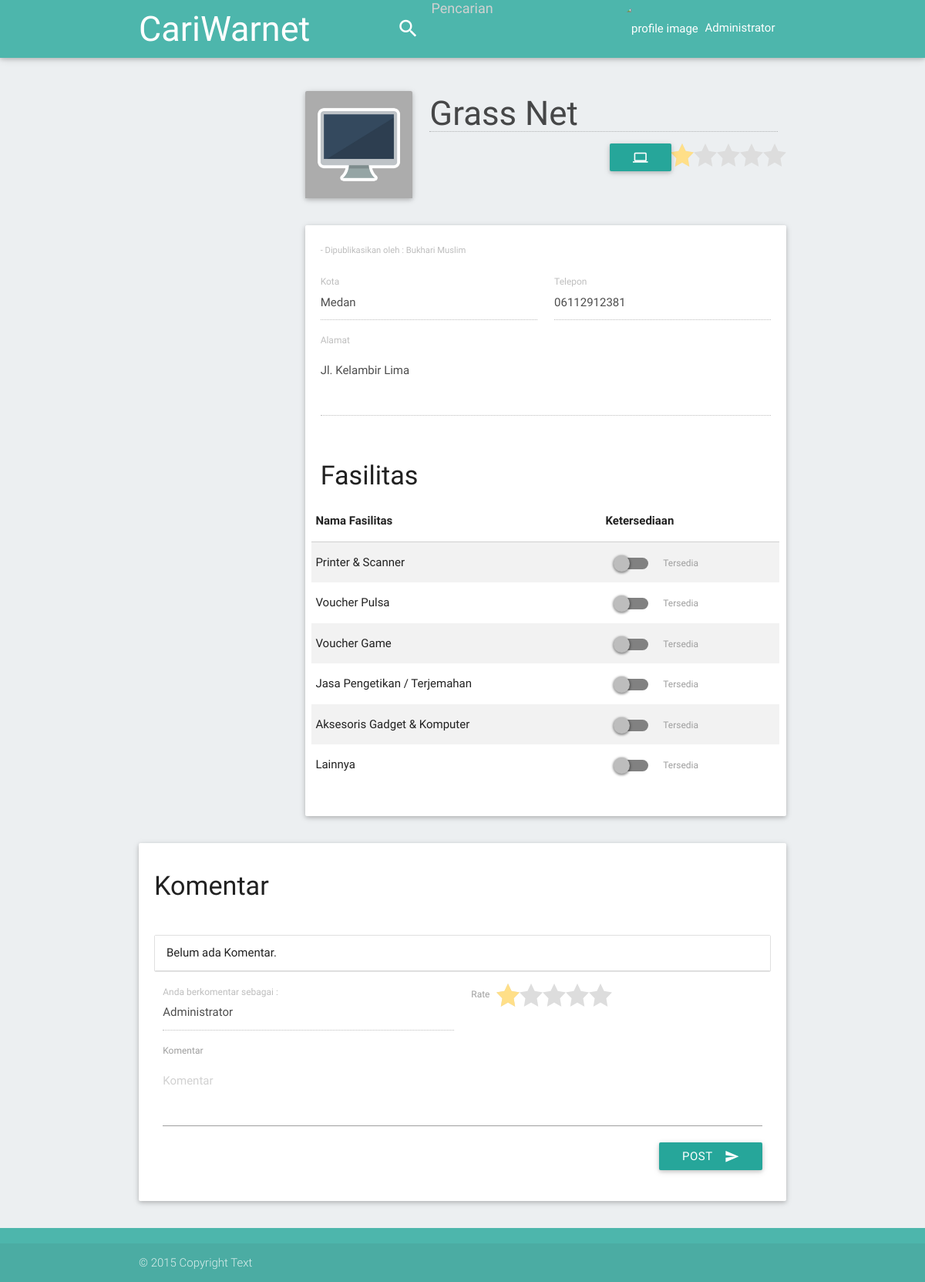
Screenshot of /warnet?id=5 (signed in) with the database file from the repository.
### tables this page shows
CREATE TABLE `tblwarnet` (
  `wrnet_id` int(8) NOT NULL,
  `wrnet_owner` int(8) NOT NULL,
  `wrnet_name` varchar(64) NOT NULL,
  `wrnet_alamat` varchar(200) DEFAULT '',
  `wrnet_kota` varchar(50) DEFAULT '',
  `wrnet_phone` varchar(30) DEFAULT NULL,
  `wrnet_img` longblob,
  `wrnet_img_nm` varchar(50) DEFAULT '',
  `wrnet_add` datetime NOT NULL,
  `wrnet_f_printer` tinyint(1) DEFAULT '0',
  `wrnet_f_pulsa` tinyint(1) DEFAULT '0',
  `wrnet_f_game` tinyint(1) DEFAULT '0',
  `wrnet_f_ketik` tinyint(1) DEFAULT '0',
  `wrnet_f_acc` tinyint(1) DEFAULT '0',
  `wrnet_f_otr` tinyint(1) DEFAULT '0'
);

CREATE TABLE `tblmember` (
  `mbr_id` int(8) NOT NULL,
  `mbr_username` varchar(64) NOT NULL,
  `mbr_password` varchar(32) NOT NULL,
  `mbr_name` varchar(200) NOT NULL,
  `mbr_email` varchar(64) NOT NULL,
  `mbr_tempat_lhr` varchar(100) DEFAULT '',
  `mbr_tgl_lhr` datetime(6) NOT NULL,
  `mbr_phone` varchar(30) DEFAULT '',
  `mbr_mode` tinyint(4) DEFAULT '1',
  `mbr_img` longblob,
  `mbr_img_nm` varchar(50) DEFAULT ''
);

### warnet/index.php (the view, shortened to what the rows shown need)
<?php
include("../options/myLib.php");
include("warnet.php");
?>
<!DOCTYPE html>
<html lang="en">
<head>
<?php
include("../options/initial.php");
?>
</head>
<body id="main-page" class="blue-grey lighten-5">
	<main>
		<div class="container">
            <?php
            if ($isDetail) {
            ?>
			<form name="form_profile" method="post" action="<?=$_SERVER['PHP_SELF']?>" enctype="multipart/form-data">
				<div class="row">
					<div class="col s12 m9 push-m3">
                        <div class="row">
                            <div class="col m3">
                                <div class="card">
                                    <div class="card-image">
                                        <?php
                                            if (!empty($netImageNm)) {
                                        ?>
                                        <img id="inputImg" src="<?= $prefix . "warnet/display.php?id=" .$curId?>" width="100%" alt="" class="materialboxed" data-caption="<?=$netName?>">
                                        <?php
                                            } else {
                                        ?>
                                        <img id="inputImg" src="<?= $prefix . "img/empty_computer.jpg"; ?>" width="100%" alt="" class="materialboxed" data-caption="<?=$netName?>">
                                        <?php
                                            }
                                        ?>
                                    </div>
                                </div>
                            </div>
                            <div class="col m9 s12">
                                <div class="row">
                                    <div class="col m12">
                                        <div class="input-field col s12" style="padding-left: 0;">
                                            <input id="name" type="text" name="name" placeholder="Nama Warnet" value="<?=$netName?>" class="validate h3" autofocus <?php if (!$isEdit) echo "disabled" ?> tabindex="1">
                                        </div>
                                    </div>
                                    <div class="col s12">
                                        <span class="star-rating right">
                                            <input type="radio" name="rating" value="1" checked><i></i>
                                        </span>
                                        <button class="waves-effect waves-light btn white-text tooltipped right <?php if ($isEdit) echo "hide" ?>" type="button" name="lihatPc" id="lihatPc" data-tooltip="Lihat PC" tabindex="6" style="margin-left: 5px">
                                            <i class="material-icons">computer</i>
                                        </button>
                                    </div>
                                </div>
                            </div>
                        </div>
						<div class="card">
							<div class="card-content">
                                <div class="row">
                                    <div class="col m12">
                                        <small class="grey-text text-lighten-1">- Dipublikasikan oleh : <?=$netOwnerName?></small>
                                    </div>
                                </div>
								<div class="row">
									<div class="input-field col m6">
										<input id="born" name="kota" placeholder="Kota" type="text" class="validate" value="<?=$netKota?>" <?php if (!$isEdit) echo "disabled" ?> tabindex="2">
										<label for="born">Kota</label>
									</div>
									<div class="input-field col m6">
										<input id="phone" name="phone" placeholder="Telepon" type="text" class="validate" value="<?=$netPhone?>" <?php if (!$isEdit) echo "disabled" ?> tabindex="3">
										<label for="phone">Telepon</label>
									</div>
                                    <div class="input-field col m12">
                                        <textarea id="alamat" name="alamat" placeholder="Alamat" class="materialize-textarea" length="200" <?php if (!$isEdit) echo "disabled" ?> tabindex="4"><?=$netAlamat?></textarea>
										<label for="alamat">Alamat</label>
									</div>
								</div>
                                <div class="row">
                                    <div class="col s10">
                                        <h4>Fasilitas</h4>
                                    </div>
                                    <div class="table">
                                        <table class="striped responsive-table">
                                            <thead>
                                                <tr>
                                                    <th>Nama Fasilitas</th>
                                                    <th>Ketersediaan</th>
                                                </tr>
                                            </thead>
                                            <tbody>
                                                <tr>
                                                    <td>Printer & Scanner</td>
                                                    <td>
                                                        <div class="switch">
                                                            <label>
                                                                <span class="lever"></span>
                                                                Tersedia
                                                            </label>
                                                        </div>
                                                    </td>
                                                </tr>
                                                <tr>
                                                    <td>Voucher Pulsa</td>
                                                    <td>
                                                        <div class="switch">
                                                            <label>
                                                                <span class="lever"></span>
                                                                Tersedia
                                                            </label>
                                                        </div>
                                                    </td>
                                                </tr>
                                                <tr>
                                                    <td>Voucher Game</td>
                                                    <td>
                                                        <div class="switch">
                                                            <label>
                                                                <span class="lever"></span>
                                                                Tersedia
                                                            </label>
                                                        </div>
                                                    </td>
                                                </tr>
                                                <tr>
                                                    <td>Jasa Pengetikan / Terjemahan</td>
                                                    <td>
                                                        <div class="switch">
                                                            <label>
                                                                <span class="lever"></span>
                                                                Tersedia
                                                            </label>
                                                        </div>
                                                    </td>
                                                </tr>
                                                <tr>
                                                    <td>Aksesoris Gadget & Komputer</td>
                                                    <td>
                                                        <div class="switch">
                                                            <label>
                                                                <span class="lever"></span>
                                                                Tersedia
                                                            </label>
                                                        </div>
                                                    </td>
                                                </tr>
                                                <tr>
                                                    <td>Lainnya</td>
                                                    <td>
                                                        <div class="switch">
                                                            <label>
                                                                <span class="lever"></span>
                                                                Tersedia
                                                            </label>
                                                        </div>
                                                    </td>
                                                </tr>
                                            </tbody>
                                        </table>
                                    </div>
                                </div>
							</div>
						</div>
					</div>
				</div>
			</form>
            <?php
                if (!$isEdit) {
                    $jlhCmt = 0;
                    if (!empty($hasilKomen)) $jlhCmt = mysql_num_rows($hasilKomen);
            ?>
            <div class="card">
                <div class="card-content">
                    <div class="row">
                        <div class="col s12">
                            <h4>
                                Komentar
                            </h4>
                        </div>
                    </div>
                    <div class="row">
                        <div class="col s12">
                            <ul class="collection">
                                <?php
                                if ($jlhCmt > 0) {
                                    while ($dataCmt = mysql_fetch_array($hasilKomen)) {
                                ?>
                                <li class="collection-item avatar">
                                    <img src="<?=$prefix?>profile/display.php?id=<?=$dataCmt['com_mbr_id']?>" alt="" width="24px" class="circle responsive-img comment-img" >
                                    <span class="title">
                                        <a href="<?=$prefix?>profile?id=<?=$dataCmt['com_mbr_id']?>">
                                            <?=$dataCmt['com_mbr_nm']?>
                                        </a>
                                    </span>
                                    <p><?=$dataCmt['com_desc']?></p>
                                    <span class="secondary-content">
                                        <span class="star-rating">
                                            <input type="radio" name="rating" value="1" <?php echo ($dataCmt['com_rate'] == 1) ? "checked=\"true\"" : "";?> disabled="true"><i></i>
                                            <input type="radio" name="rating" value="2" <?php echo ($dataCmt['com_rate'] == 2) ? "checked=\"true\"" : "";?> disabled="true"><i></i>
                                            <input type="radio" name="rating" value="3" <?php echo ($dataCmt['com_rate'] == 3) ? "checked=\"true\"" : "";?> disabled="true"><i></i>
                                            <input type="radio" name="rating" value="4" <?php echo ($dataCmt['com_rate'] == 4) ? "checked=\"true\"" : "";?> disabled="true"><i></i>
                                            <input type="radio" name="rating" value="5" <?php echo ($dataCmt['com_rate'] == 5) ? "checked=\"true\"" : "";?> disabled="true"><i></i>
                                        </span>
                                        <?=date_format(date_create($dataCmt['com_dt']), "d M Y H:i:s")?>
                                        </span>
                                </li>
                                <?php
                                    }
                                }
                                else {
                                ?>
                                <li>
                                    <div class="collapsible-header active">
                                        Belum ada Komentar.
                                        </div>
                                </li>
                                <?php
                                }
                                ?>
                            </ul>
                        </div>
                        <?php
                        if ($isLogin) {
                        ?>
                        <div class="col s12">
                            <form name="form_komentar" method="post" action="<?=$_SERVER['PHP_SELF']?>">
                                <div class="input-field col m6">
                                    <input id="userK" name="userK" type="text" placeholder="Nickname" value="<?=$userK?>" disabled>
                                    <label for="userK">Anda berkomentar sebagai :</label>
                                </div>
                                <div class="col m6">
                                    <label style="display: inline-block; height:30px; margin-right:5px;">Rate</label>
                                    <span class="star-rating">
                                        <input type="radio" name="rating" value="1" checked><i></i>
                                    </span>
                                </div>
                                <div class="input-field col m12">
                                    <textarea id="komentar" name="komentar" placeholder="Komentar" class="materialize-textarea" length="200" tabindex="12"><?=$komentar?></textarea>
                                    <label for="komentar">Komentar</label>
                                </div>
                                <div class="col m12">
                                    <button class="btn waves-effect waves-light white-text right tooltipped" type="submit" name="post" data-tooltip="Post" tabindex="5">Post
                                        <i class="material-icons right">send</i>
                                    </button>
                                </div>
                            </form>
                        </div>
                        <?php
                        }
                        ?>
                    </div>
                </div>
            </div>
            <?php
                }
            }
            ?>
		</div>
	</main>
</body>
</html>

### rows the page displays
tblwarnet: name "Grass Net", tblmember.mbr_name "Bukhari Muslim", kota "Medan", phone "06112912381", alamat "Jl. Kelambir Lima"

### other values shown
$sessionName "Administrator"
